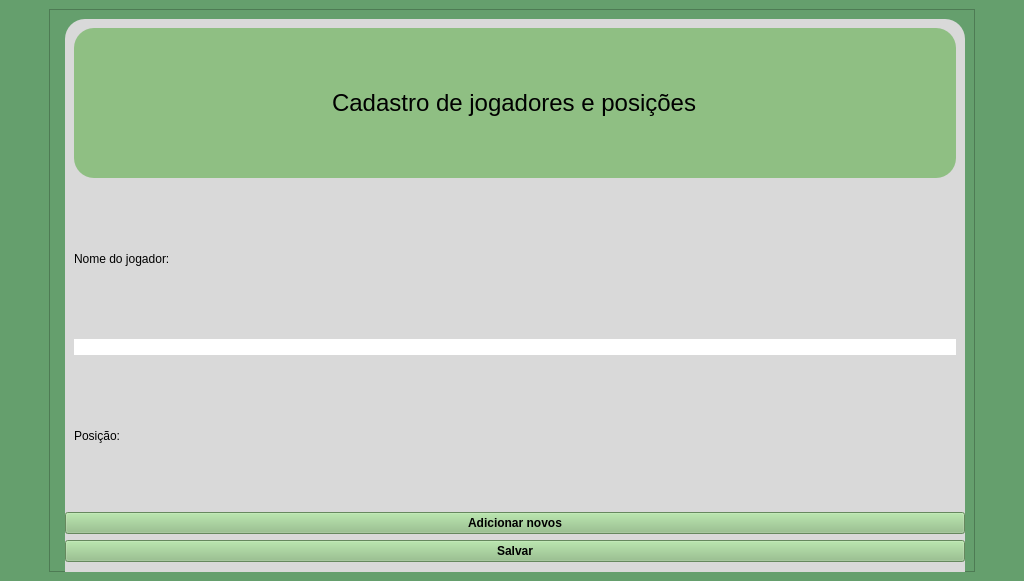
<?xml version="1.0" encoding="UTF-8"?>
<ui version="4.0">
 <class>MainWindow</class>
 <widget class="QMainWindow" name="MainWindow">
  <property name="geometry">
   <rect>
    <x>0</x>
    <y>0</y>
    <width>1024</width>
    <height>581</height>
   </rect>
  </property>
  <property name="mouseTracking">
   <bool>true</bool>
  </property>
  <property name="windowTitle">
   <string>MainWindow</string>
  </property>
  <property name="styleSheet">
   <string notr="true">background-color: rgb(101, 159, 109);</string>
  </property>
  <widget class="QWidget" name="centralwidget">
   <property name="enabled">
    <bool>true</bool>
   </property>
   <layout class="QGridLayout" name="gridLayout">
    <item row="0" column="0" alignment="Qt::AlignmentFlag::AlignHCenter|Qt::AlignmentFlag::AlignVCenter">
     <widget class="QFrame" name="frame_2">
      <property name="minimumSize">
       <size>
        <width>500</width>
        <height>500</height>
       </size>
      </property>
      <property name="frameShape">
       <enum>QFrame::Shape::StyledPanel</enum>
      </property>
      <property name="frameShadow">
       <enum>QFrame::Shadow::Raised</enum>
      </property>
      <layout class="QFormLayout" name="formLayout_2">
       <item row="1" column="1">
        <widget class="QFrame" name="frame">
         <property name="minimumSize">
          <size>
           <width>900</width>
           <height>700</height>
          </size>
         </property>
         <property name="maximumSize">
          <size>
           <width>500</width>
           <height>16777215</height>
          </size>
         </property>
         <property name="styleSheet">
          <string notr="true">background-color: rgb(217, 217, 217);
border-radius:20px;</string>
         </property>
         <property name="frameShape">
          <enum>QFrame::Shape::StyledPanel</enum>
         </property>
         <property name="frameShadow">
          <enum>QFrame::Shadow::Raised</enum>
         </property>
         <layout class="QGridLayout" name="gridLayout_2">
          <item row="5" column="0">
           <widget class="QLineEdit" name="input_posicao">
            <property name="styleSheet">
             <string notr="true">background-color: rgb(255, 255, 255);</string>
            </property>
           </widget>
          </item>
          <item row="6" column="0">
           <widget class="QLabel" name="txt_time">
            <property name="text">
             <string>Time:</string>
            </property>
           </widget>
          </item>
          <item row="2" column="0">
           <widget class="QLabel" name="txt_nomejogador">
            <property name="text">
             <string>Nome do jogador:</string>
            </property>
           </widget>
          </item>
          <item row="4" column="0">
           <widget class="QLabel" name="txt_posicao">
            <property name="text">
             <string>Posição:</string>
            </property>
           </widget>
          </item>
          <item row="3" column="0">
           <widget class="QLineEdit" name="input_nomejogador">
            <property name="styleSheet">
             <string notr="true">background-color: rgb(255, 255, 255);</string>
            </property>
           </widget>
          </item>
          <item row="1" column="0">
           <widget class="QFrame" name="frame_3">
            <property name="styleSheet">
             <string notr="true">background-color: rgb(143, 191, 131);</string>
            </property>
            <property name="frameShape">
             <enum>QFrame::Shape::StyledPanel</enum>
            </property>
            <property name="frameShadow">
             <enum>QFrame::Shadow::Raised</enum>
            </property>
            <layout class="QVBoxLayout" name="verticalLayout">
             <item alignment="Qt::AlignmentFlag::AlignHCenter">
              <widget class="QLabel" name="txt_cadastrodejogadoreseposicoes">
               <property name="font">
                <font>
                 <pointsize>18</pointsize>
                </font>
               </property>
               <property name="text">
                <string>Cadastro de jogadores e posições</string>
               </property>
              </widget>
             </item>
            </layout>
           </widget>
          </item>
          <item row="7" column="0">
           <widget class="QLineEdit" name="lineEdit">
            <property name="styleSheet">
             <string notr="true">background-color: rgb(255, 255, 255);</string>
            </property>
           </widget>
          </item>
         </layout>
        </widget>
       </item>
       <item row="4" column="1">
        <widget class="QPushButton" name="botao_adicionarnovos">
         <property name="font">
          <font>
           <bold>true</bold>
          </font>
         </property>
         <property name="styleSheet">
          <string notr="true">background-color: rgb(143, 191, 131);</string>
         </property>
         <property name="text">
          <string>Adicionar novos</string>
         </property>
        </widget>
       </item>
       <item row="5" column="1">
        <widget class="QPushButton" name="botao_entrar">
         <property name="font">
          <font>
           <bold>true</bold>
          </font>
         </property>
         <property name="styleSheet">
          <string notr="true">background-color: rgb(143, 191, 131);
bolder-radius:50px;</string>
         </property>
         <property name="text">
          <string>Salvar</string>
         </property>
        </widget>
       </item>
      </layout>
     </widget>
    </item>
   </layout>
  </widget>
 </widget>
 <resources/>
 <connections/>
</ui>
